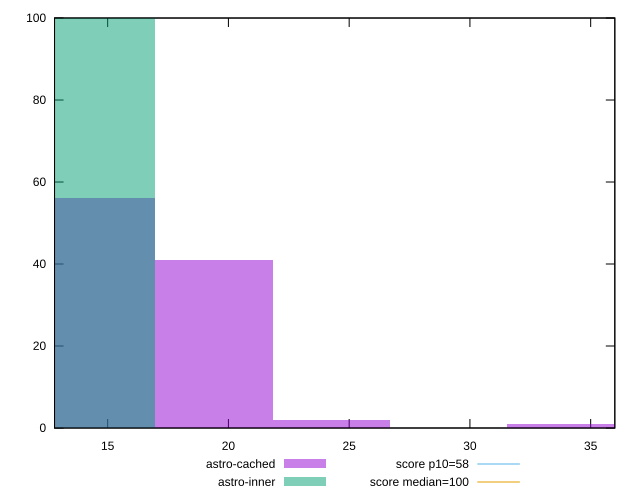

Generate this figure with gnuplot:
reset

$astroCached <<EOF
14.551168620624274 56
19.401558160832366 41
24.251947701040457 2
33.95272678145664 1
EOF

$astroInner <<EOF
14.551168620624274 100
EOF

set key outside below
set boxwidth 4.850389540208091
set xrange [12.8:36]
set yrange [0:100]
set trange [0:100]
set style fill transparent solid 0.5 noborder

set parametric
set terminal svg size 640, 500 enhanced background rgb 'white'
set output "reports/report_00033_2021-03-01T14-23-16.841Z/estimated-input-latency/comparison/histogram/1_vs_2.svg"

plot $astroCached title "astro-cached" with boxes, \
     $astroInner title "astro-inner" with boxes, \
     58,t title "score p10=58", \
     100,t title "score median=100"

reset
